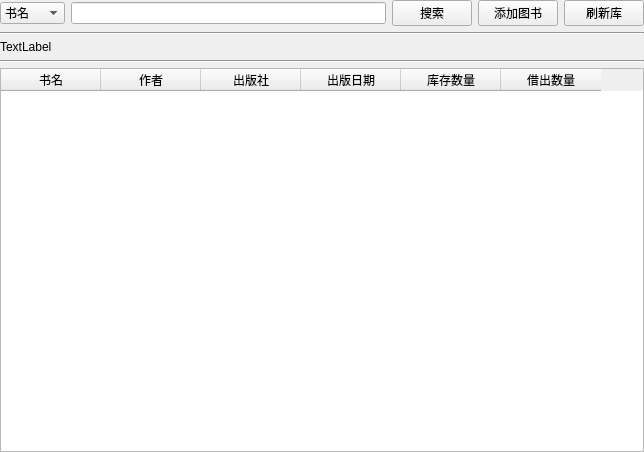
<?xml version="1.0" encoding="UTF-8"?>
<ui version="4.0">
 <class>Form</class>
 <widget class="QWidget" name="Form">
  <property name="geometry">
   <rect>
    <x>0</x>
    <y>0</y>
    <width>644</width>
    <height>452</height>
   </rect>
  </property>
  <property name="windowTitle">
   <string>Form</string>
  </property>
  <layout class="QGridLayout" name="gridLayout">
   <property name="leftMargin">
    <number>0</number>
   </property>
   <property name="topMargin">
    <number>0</number>
   </property>
   <property name="rightMargin">
    <number>0</number>
   </property>
   <property name="bottomMargin">
    <number>0</number>
   </property>
   <item row="0" column="0">
    <layout class="QVBoxLayout" name="verticalLayout">
     <item>
      <layout class="QHBoxLayout" name="horizontalLayout">
       <item>
        <widget class="QComboBox" name="search_comboBox">
         <property name="maximumSize">
          <size>
           <width>16777215</width>
           <height>16777215</height>
          </size>
         </property>
         <property name="styleSheet">
          <string notr="true">font: 12pt &quot;宋体&quot;;</string>
         </property>
         <item>
          <property name="text">
           <string>书名</string>
          </property>
         </item>
         <item>
          <property name="text">
           <string>作者</string>
          </property>
         </item>
         <item>
          <property name="text">
           <string>出版社</string>
          </property>
         </item>
        </widget>
       </item>
       <item>
        <widget class="QLineEdit" name="book_search_content_lineEdit">
         <property name="styleSheet">
          <string notr="true">font: 12pt &quot;宋体&quot;;</string>
         </property>
        </widget>
       </item>
       <item>
        <widget class="QPushButton" name="search_book_pushButton">
         <property name="styleSheet">
          <string notr="true">font: 12pt &quot;宋体&quot;;</string>
         </property>
         <property name="text">
          <string>搜索</string>
         </property>
        </widget>
       </item>
       <item>
        <widget class="QPushButton" name="add_book_pushButton">
         <property name="styleSheet">
          <string notr="true">font: 12pt &quot;宋体&quot;;</string>
         </property>
         <property name="text">
          <string>添加图书</string>
         </property>
        </widget>
       </item>
       <item>
        <widget class="QPushButton" name="refresh_pushButton">
         <property name="styleSheet">
          <string notr="true">font: 12pt &quot;宋体&quot;;</string>
         </property>
         <property name="text">
          <string>刷新库</string>
         </property>
        </widget>
       </item>
      </layout>
     </item>
     <item>
      <widget class="Line" name="line">
       <property name="maximumSize">
        <size>
         <width>16777215</width>
         <height>2</height>
        </size>
       </property>
       <property name="styleSheet">
        <string notr="true">background-color: rgb(222, 222, 222);</string>
       </property>
       <property name="orientation">
        <enum>Qt::Horizontal</enum>
       </property>
      </widget>
     </item>
     <item>
      <widget class="QLabel" name="book_total_label">
       <property name="styleSheet">
        <string notr="true">font: 12pt &quot;宋体&quot;;</string>
       </property>
       <property name="text">
        <string>TextLabel</string>
       </property>
      </widget>
     </item>
     <item>
      <widget class="Line" name="line_2">
       <property name="maximumSize">
        <size>
         <width>16777215</width>
         <height>2</height>
        </size>
       </property>
       <property name="styleSheet">
        <string notr="true">background-color: rgb(222, 222, 222);</string>
       </property>
       <property name="orientation">
        <enum>Qt::Horizontal</enum>
       </property>
      </widget>
     </item>
     <item>
      <widget class="QTableWidget" name="tableWidget">
       <property name="styleSheet">
        <string notr="true">font: 12pt &quot;宋体&quot;;</string>
       </property>
       <attribute name="verticalHeaderVisible">
        <bool>true</bool>
       </attribute>
       <attribute name="verticalHeaderDefaultSectionSize">
        <number>30</number>
       </attribute>
       <column>
        <property name="text">
         <string>书名</string>
        </property>
       </column>
       <column>
        <property name="text">
         <string>作者</string>
        </property>
       </column>
       <column>
        <property name="text">
         <string>出版社</string>
        </property>
       </column>
       <column>
        <property name="text">
         <string>出版日期</string>
        </property>
       </column>
       <column>
        <property name="text">
         <string>库存数量</string>
        </property>
       </column>
       <column>
        <property name="text">
         <string>借出数量</string>
        </property>
       </column>
      </widget>
     </item>
    </layout>
   </item>
  </layout>
 </widget>
 <resources/>
 <connections/>
</ui>
